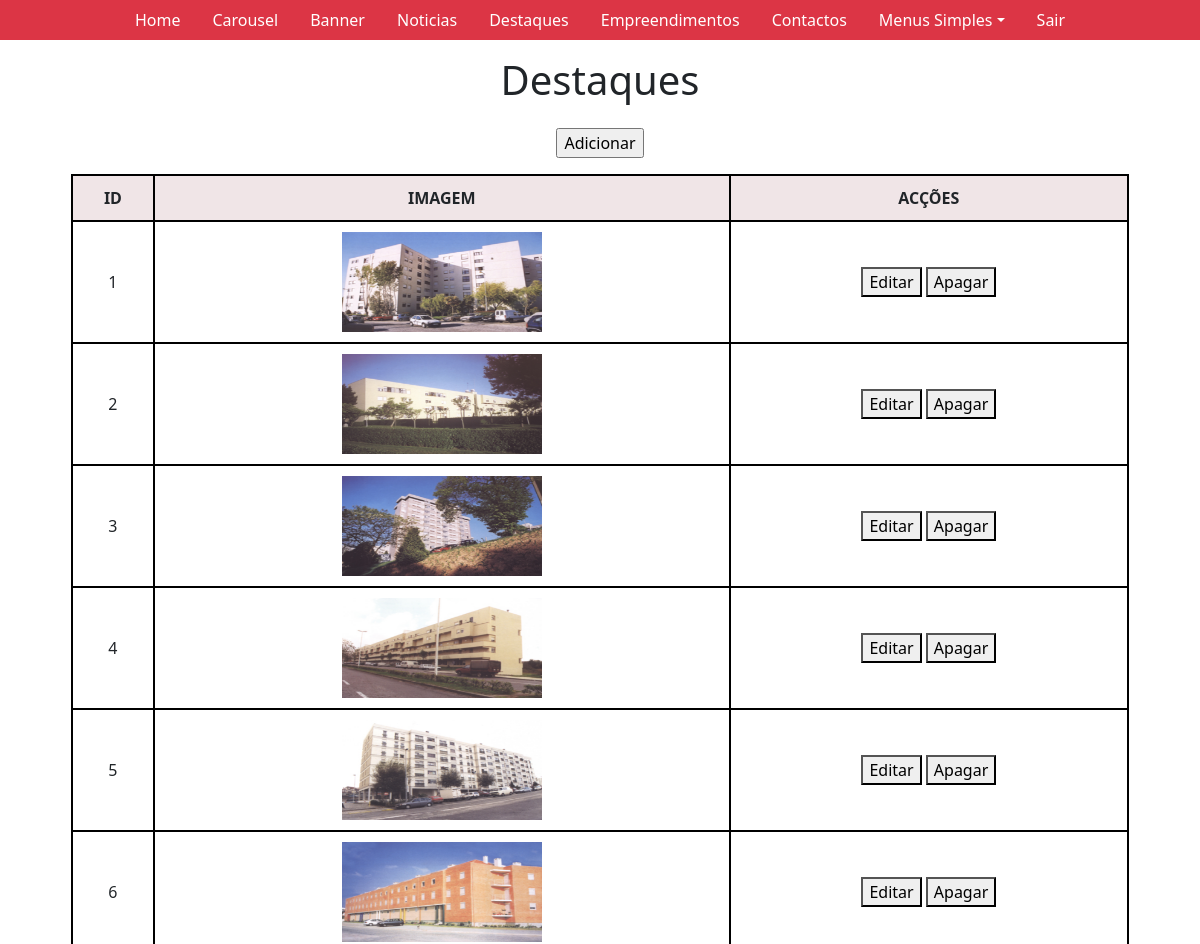
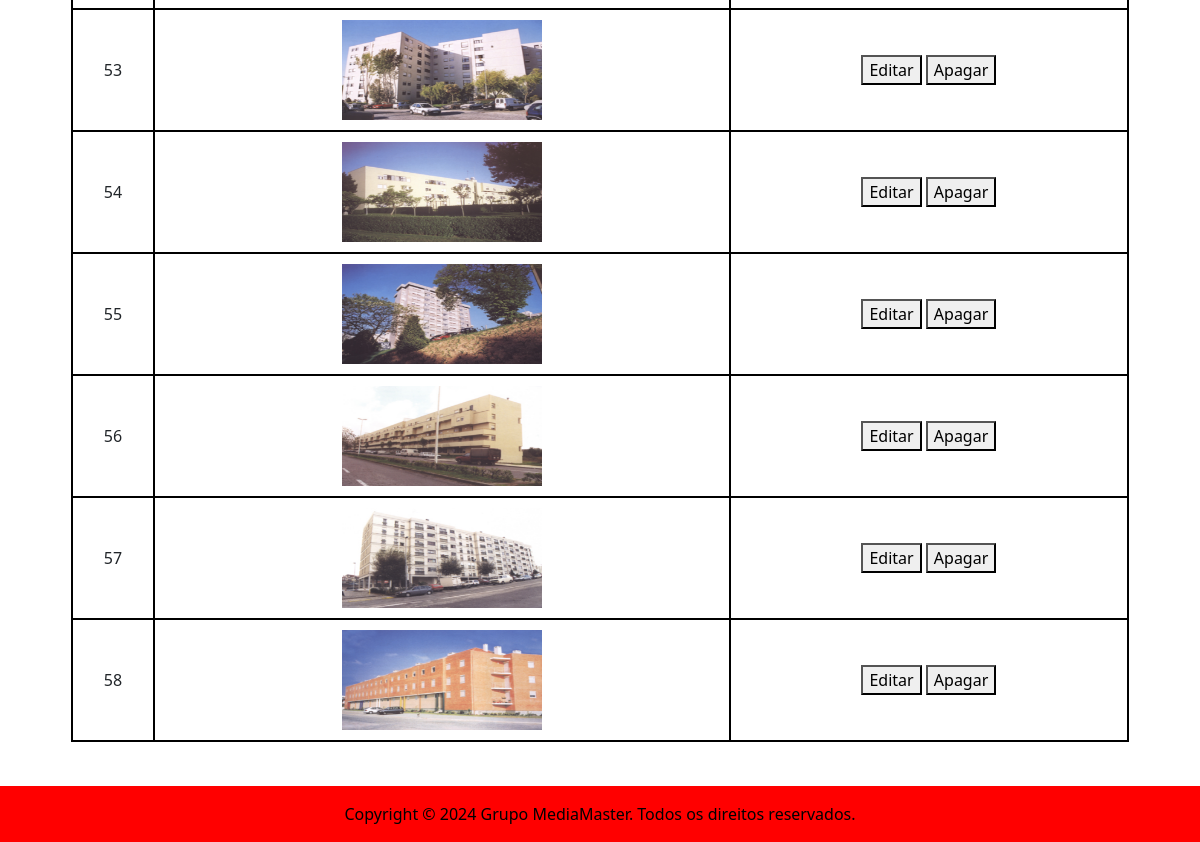
The app's page /backoffice/destaques.php (signed in) with its own data (2 pictures, top to bottom).
### tables this page shows
CREATE TABLE `destaques` (
  `id` int(11) NOT NULL,
  `imagem` varchar(1000) NOT NULL,
  `titulo` varchar(250) NOT NULL,
  `texto` longtext NOT NULL,
  `ver_home` tinyint(1) NOT NULL DEFAULT 1
);

### backoffice/destaques.php (called while the page is built)
<?php
require("componentes/header.php");
require("paginas/destaques_main.php");
require("componentes/footer.php");
?>

### helpers/base_dados_helper.php (called while the page is built, shortened)
<?php
$pdo = new PDO("mysql:host=localhost;dbname=construcao_e_habitacao_bd;charset=utf8mb4;", "root", "");
function selectSQL($sql){
    global $pdo;
    $consulta = $pdo->query($sql);
    $resultado = $consulta->fetchAll(PDO::FETCH_ASSOC);
    return $resultado;
}
?>

### helpers/destaques_helper.php (called while the page is built, shortened)
<?php
function getTodosDestaques(){
    $resultado = selectSQL("SELECT * FROM destaques");
    return $resultado;
}
?>

### backoffice/paginas/destaques_main.php (the view)
<?php
$destaques = getTodosDestaques();
?>
<main class="container-fluid">
    <div class="row my-3">
        <div class="col-12 text-center">
            <h1>Destaques</h1>
        </div>
    </div>
    <div class="row">
        <div class="col-12 text-center">
            <form action="destaques_novo.php">
                <input type="submit" value="Adicionar">
            </form>
        </div>
    </div>
    <div class="row mt-3">
        <div class="col-12 text-center d-flex justify-content-center">
            <table>
                <tr>
                    <th>ID</th>
                    <th>Imagem</th>
                    <th>Acções</th>
                </tr>
                <?php foreach($destaques as $d): ?>
                <tr>
                    <td><?= $d["id"] ?></td>
                    <td>
                        <img src="<?= $d["imagem"]; ?>" width="200" height="100">
                    </td>
                    <td style="white-space: nowrap;">
                        <form action="destaques_editar.php" style="display: inline-block;">
                            <button name="editar" value="<?= $d["id"]; ?>">Editar</button>
                        </form>
                        <form action="destaques_apagar.php" style="display: inline-block;">
                            <button name="apagar" value="<?= $d["id"]; ?>">Apagar</button>
                        </form>
                    </td>
                </tr>
                <?php endforeach; ?>
            </table>
        </div>
    </div>
</main>

### backoffice/componentes/header.php (shortened to what this page needs)
<!DOCTYPE html>
<html lang="pt">
<head>
    <link href="https://cdn.jsdelivr.net/npm/bootstrap@5.3.2/dist/css/bootstrap.min.css" rel="stylesheet">
    <link rel="stylesheet" href="style.css">
    <link rel="stylesheet" href="../fontes/stylesheet.css">
</head>
<body>
   <header class="container-fluid">
        <div class="row">
            <div class="col-12 p-0">
                <ul class="nav justify-content-center bg-danger">
                    <li class="nav-item">
                        <a class="nav-link" href="home.php">Home</a>
                    </li>
                    <li class="nav-item">
                        <a class="nav-link" href="carousel.php">Carousel</a>
                    </li>
                    <li class="nav-item">
                        <a class="nav-link" href="banner.php">Banner</a>
                    </li>
                    <li class="nav-item">
                        <a class="nav-link" href="noticias.php">Noticias</a>
                    </li>
                    <li class="nav-item">
                        <a class="nav-link" href="destaques.php">Destaques</a>
                    </li>
                    <li class="nav-item">
                        <a class="nav-link" href="empreendimentos.php">Empreendimentos</a>
                    </li>
                    <li class="nav-item">
                        <a class="nav-link" href="contactos.php">Contactos</a>
                    </li>
                    <li class="nav-item dropdown">
                        <a class="nav-link dropdown-toggle" data-bs-toggle="dropdown" href="#" role="button" aria-expanded="false">Menus Simples</a>
                    </li>
                    <li class="nav-item">
                        <a class="nav-link" href="sair.php">Sair</a>
                    </li>
                </ul>
            </div>
        </div>
   </header>

### backoffice/componentes/footer.php
<footer>
    <div class="row mt-5">
        <div class="col-12 copyright d-flex justify-content-center text-center py-3">
            <a href="https://www.mediamaster.pt/" target="_blank">Copyright &copy <?= date("Y"); ?> Grupo MediaMaster. Todos os direitos reservados.</a>
        </div>
    </div>
</footer>
</body>
</html>

### backoffice/style.css (style rules this page uses)
a { text-decoration: none; }
.nav-link { color: white; text-decoration: none; }
table, th, td { border: 2px solid black; border-collapse: collapse; margin: auto; text-align: center; }
th { text-transform: uppercase; background-color: rgba(111, 5, 19, 0.1); }
th, td { padding: 10px 5px; }
table { width: 90%; }
.copyright { background-color: red; color: black; position: fixed; bottom: 0; left: 0; }
.copyright > a { text-decoration: none !important; color: black; }
footer { margin-top: 100px; }

### records on screen
destaques: id "1", imagem (picture)
destaques: id "2", imagem (picture)
destaques: id "3", imagem (picture)
destaques: id "4", imagem (picture)
destaques: id "5", imagem (picture)
destaques: id "6", imagem (picture)
destaques: id "53", imagem (picture)
destaques: id "54", imagem (picture)
destaques: id "55", imagem (picture)
destaques: id "56", imagem (picture)
destaques: id "57", imagem (picture)
destaques: id "58", imagem (picture)
